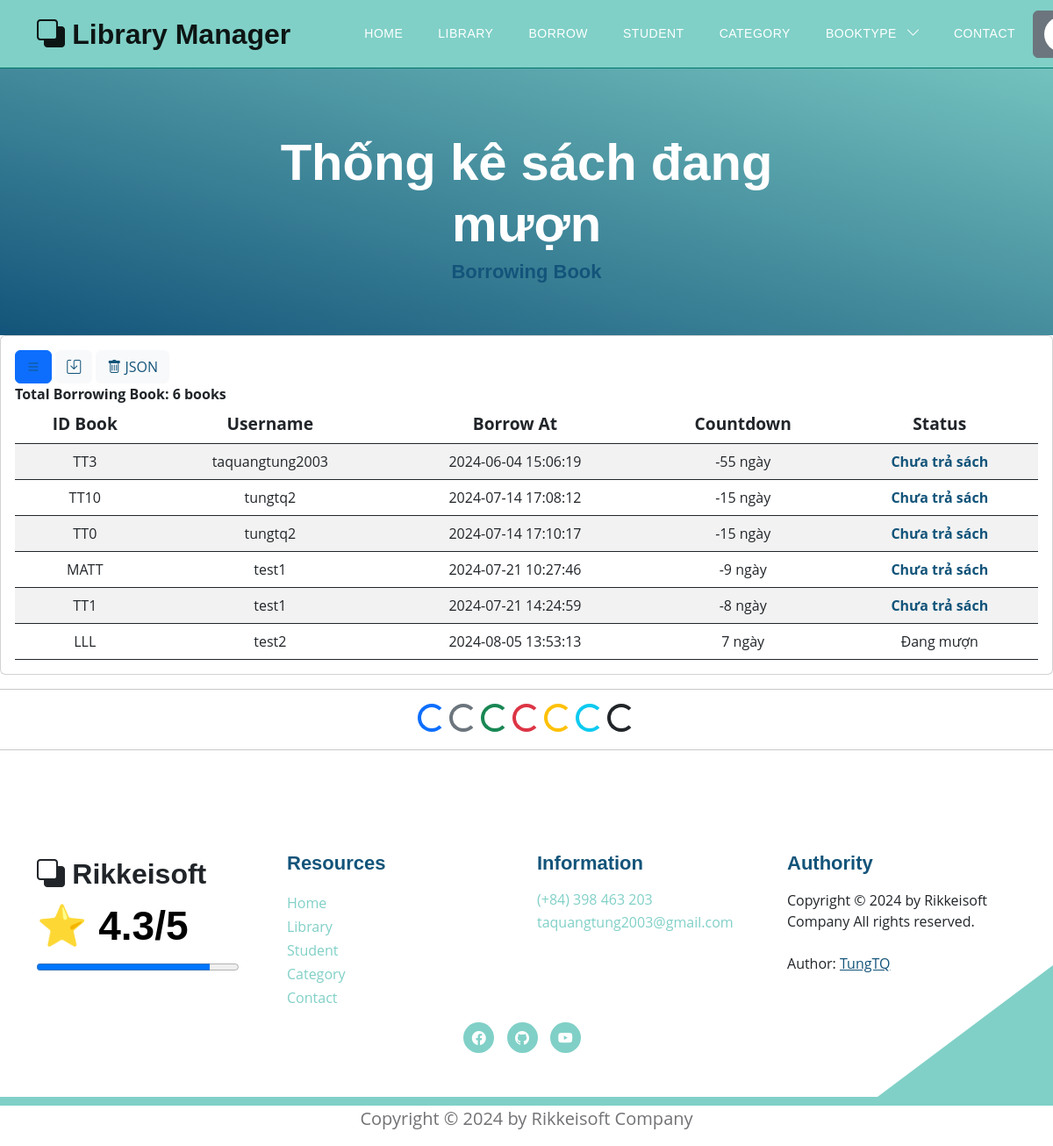
Page /books/all_borrowed_book (signed in) on the earlier database version.
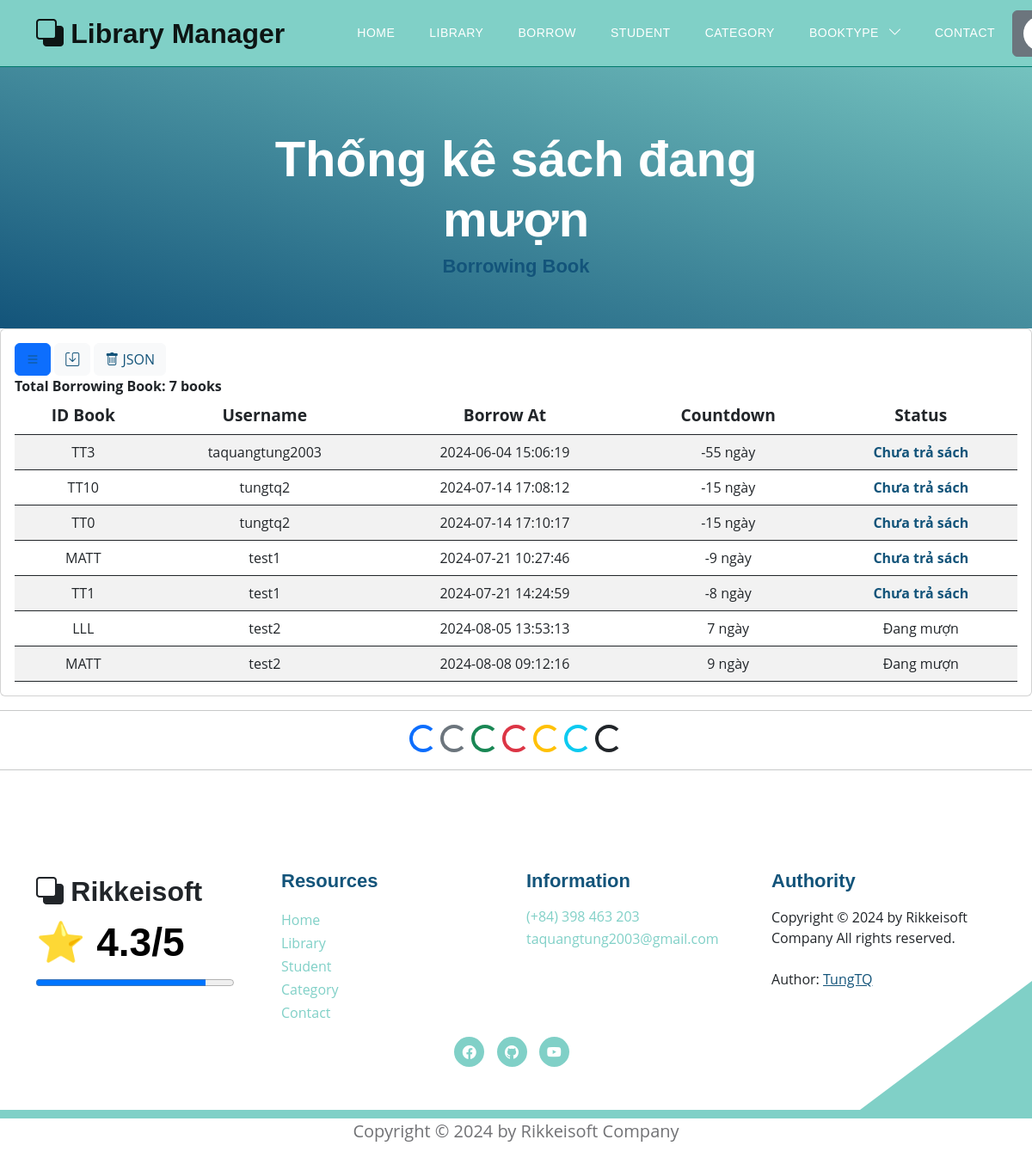
Same page on the later database version.
### models.py (models this page shows)
class BorrowBook(Base):
    __tablename__ = 'borrow'
    id = Column(Integer, primary_key=True, autoincrement=True)          # Khóa chính mới
    book_id = Column(String(30), ForeignKey('books.id_book'), nullable=False)
    username_id = Column(String(50), index=True)
    borrow_at = Column(DateTime, index=True)
    borrow_predict = Column(DateTime, index=True)
    borrow_actual = Column(DateTime, index=True)
    status = Column(Integer, index=True, default=0)
    book_borrow = relationship("Book", back_populates="borrows")

### routers/borrow.py (the view)
@router.get('/books/all_borrowed_book', response_class=HTMLResponse)
async def show_all_borrowed_book(request: Request, token: str = Cookie(None), db: Session = Depends(models.get_db)):
    mean_star = function.get_mean_star(db)
    all_category2 = db.query(models.Category).filter(models.Category.delete_flag != 1).all()
    if token:
        decodeJSON = jwt.decode(token, "secret", algorithms=["HS256"])
        username = decodeJSON["username"]
        user = function.get_user(db, username)
        if user.role != 2:
            borrowing_book = (db.query(models.BorrowBook, models.BorrowBook.book_id, models.Book.title,
                                    models.BorrowBook.borrow_at, models.BorrowBook.borrow_predict)
                            .join(models.Book, models.BorrowBook.book_id == models.Book.id_book)
                            .filter(models.BorrowBook.username_id == username, models.BorrowBook.status == 1)
                            .order_by(models.BorrowBook.book_id)
                            .all())
            current_time = datetime.datetime.now()
            total_borrowing_books = len(borrowing_book)
            return templates.TemplateResponse("books/book_borrowing.html", {"request": request,
                                                                    "borrowing_book": borrowing_book,
                                                                    "total_borrowing_books": total_borrowing_books,
                                                                    "current_time": current_time,
                                                                    "user": user,
                                                                    "mean_star": mean_star,
                                                                    "all_category2": all_category2})
        else:
            all_borrowed_books = db.query(models.BorrowBook).filter(models.BorrowBook.status == 1).order_by(models.BorrowBook.borrow_at).all()
            total_borrowed_books = len(all_borrowed_books)
            current_time = datetime.datetime.now()
            return templates.TemplateResponse("books/book_borrowing.html", {"request": request,
                                                                    "borrowed_book": all_borrowed_books,
                                                                    "total_borrowed_books": total_borrowed_books,
                                                                    "user": user,
                                                                    "current_time": current_time,
                                                                    "mean_star": mean_star,
                                                                    "all_category2": all_category2})
    else:
        return templates.TemplateResponse("errors/error_template.html", {"request": request,
                                                                  "mean_star": mean_star,
                                                                  "error": "Page Not Found"})

### templates/books/book_borrowing.html (shortened to what the changed rows need)
{% extends "base.html" %}
{% block content %}
<section class="hero-section d-flex justify-content-center align-items-center" id="section_1"
    style="padding-bottom: 50px;">
    <div class="container">
        <div class="row">
            <div class="col-lg-8 col-12 mx-auto">
                <h1 class="text-white text-center"> Thống kê sách đang mượn </h1>
            </div>
        </div>
    </div>
</section>
<div class="card card-table comman-shadow">
    <div class="card-body">
        <div class="table-responsive">
            <div id="DataTables_Table_0_wrapper" class="dataTables_wrapper no-footer">
                <div class="row">
                    <div class="col-md-6">
                        <div class="dataTables_length" id="DataTables_Table_0_length">
                            <label> <b> Total Borrowing Book:
                                {% if user.role != 2 %}
                                    {{total_borrowing_books}} books
                                {% else %}
                                    {{total_borrowed_books}} books
                                {% endif %}
                            </b>
                            </label>
                        </div>
                    </div>
                </div>
                <table
                    class="table border-0 star-student table-hover table-center mb-0 datatable table-striped dataTable no-footer"
                    id="DataTables_Table_0" aria-describedby="DataTables_Table_0_info">
                    <thead class="student-thread">
                        <tr style="text-align: center; font-size:larger;">
                            <th rowspan="1" colspan="1"
                                aria-label="ID: activate to sort column ascending">ID Book</th>
                            {% if user.role != 2 %}
                                <th rowspan="1" colspan="1"
                                    aria-label="Title: activate to sort column ascending">Title</th>
                                <th rowspan="1" colspan="1"
                                    aria-label="BorrowAt: activate to sort column ascending">Borrow At</th>
                                <th rowspan="1" colspan="1"
                                    aria-label="RestoreAt: activate to sort column ascending">Restore At</th>
                                <th rowspan="1" colspan="1"
                                    aria-label="LimitPeople: activate to sort column ascending">Countdown</th>
                            {% else %}
                                <th rowspan="1" colspan="1"
                                    aria-label="Username: activate to sort column ascending">Username</th>
                                <th rowspan="1" colspan="1"
                                    aria-label="BorrowAt: activate to sort column ascending">Borrow At</th>
                                <th rowspan="1" colspan="1"
                                    aria-label="RestoreAt: activate to sort column ascending">Countdown</th>
                                <th rowspan="1" colspan="1"
                                    aria-label="Status: activate to sort column ascending">Status</th>
                            {% endif %}
                        </tr>
                    </thead>
                    <tbody>
                        <form action="">
                        {% if user.role != 2 %}
                            {% for book in borrowing_book %}
                                <tr class="{% if loop.index is even %} even {% else %}odd{% endif %}">
                                    <td style="text-align: center;">{{ book.book_id }}</td>
                                    <td> <a href="/books/detail_book?choice_book={{book.book_id}}">{{ book.title }}</a></td>
                                    <td style="text-align: center;">{{ book.borrow_at.strftime('%Y-%m-%d %H:%M') }}</td>
                                    <td style="text-align: center;">{{ book.borrow_predict.strftime('%Y-%m-%d %H:%M') }}</td>
                                    <td style="text-align: center;">
                                        {% set remaining_days = (book.BorrowBook.borrow_predict - current_time).days %}
                                            {{ remaining_days }} ngày
                                    </td>
                                </tr>
                            {% endfor %}
                        {% else %}
                            {% for book in borrowed_book %}
                            <tr class="{% if loop.index is even %} even {% else %}odd{% endif %}">
                                <td style="text-align: center;">{{ book.book_id }}</td>
                                <td style="text-align: center;">{{ book.username_id }}</td>
                                <td style="text-align: center;">{{ book.borrow_at.strftime('%Y-%m-%d %H:%M:%S') }}</td>
                                <td style="text-align: center;">
                                    {% set remaining_days = (book.borrow_predict - current_time).days %}
                                    {{ remaining_days }} ngày
                                </td>
                                <td style="text-align: center;">
                                    {% if remaining_days > 0 %}
                                        Đang mượn
                                    {% else %}
                                        <b> <a href="/books/restore_book_user?username_res={{book.username_id}}&borrow_book_id={{book.book_id}}"> Chưa trả sách </a> </b>
                                    {% endif %}
                                </td>
                            </tr>
                            {% endfor %}
                        {% endif %}
                        </form>
                    </tbody>
                </table>
            </div>
        </div>
    </div>
</div>
{% endblock content %}

Differences in the rows shown:
added BorrowBook: book_id "MATT", username_id "test2", borrow_at "2024-08-08 09:12:16", remaining_days "9", shows "Đang mượn"
Other differences:
{{ total_borrowed_books }}: "6" → "7"
